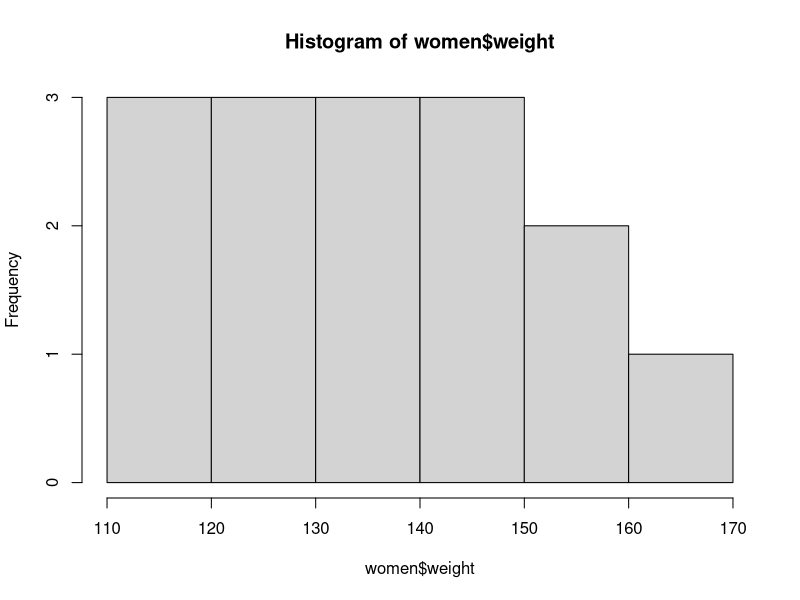
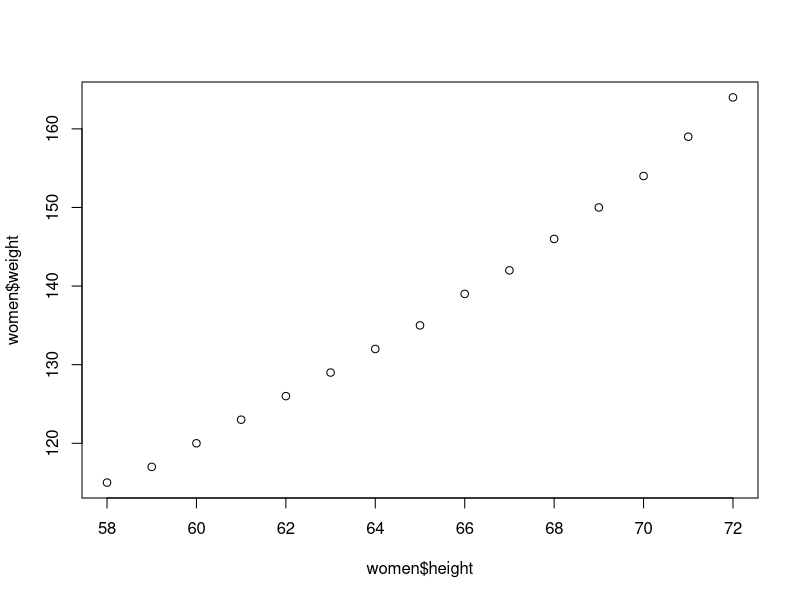
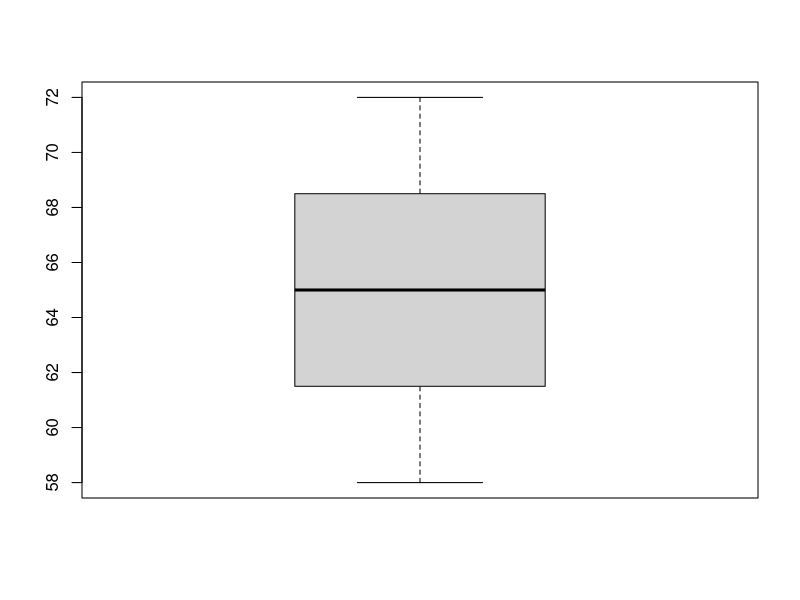

Recreate these plots in R, in order.
#using data set women, 15 american women between 30 and 39 years old
data(women)
summary(women)

# using a graphic to see in a more organized way the summary data for the variable weight
hist(women$weight)

# using the same variable to see the mean and median of the same variable
mean(women$weight)
median(women$weight)

# since the histogram seems to be the wrong graph, we will try with a scatterplot
plot(women$height,women$weight)

#according to this, the higher they are, the more they weight
#now,let's try and see if we can find a variance and a sd
var(women$height)
sd(women$height)
var(women$weight)
sd(women$weight)

#try and see how to do a boxplot even if the scatterplot tells us almost all we need
boxplot(women$height)

#we can see that the mean is in effect 65 for height

citation()

## R Core Team (2014). R: A language and environment for
## statistical computing. R Foundation for Statistical Computing,
## Vienna, Austria. URL http://www.R-project.org/.
